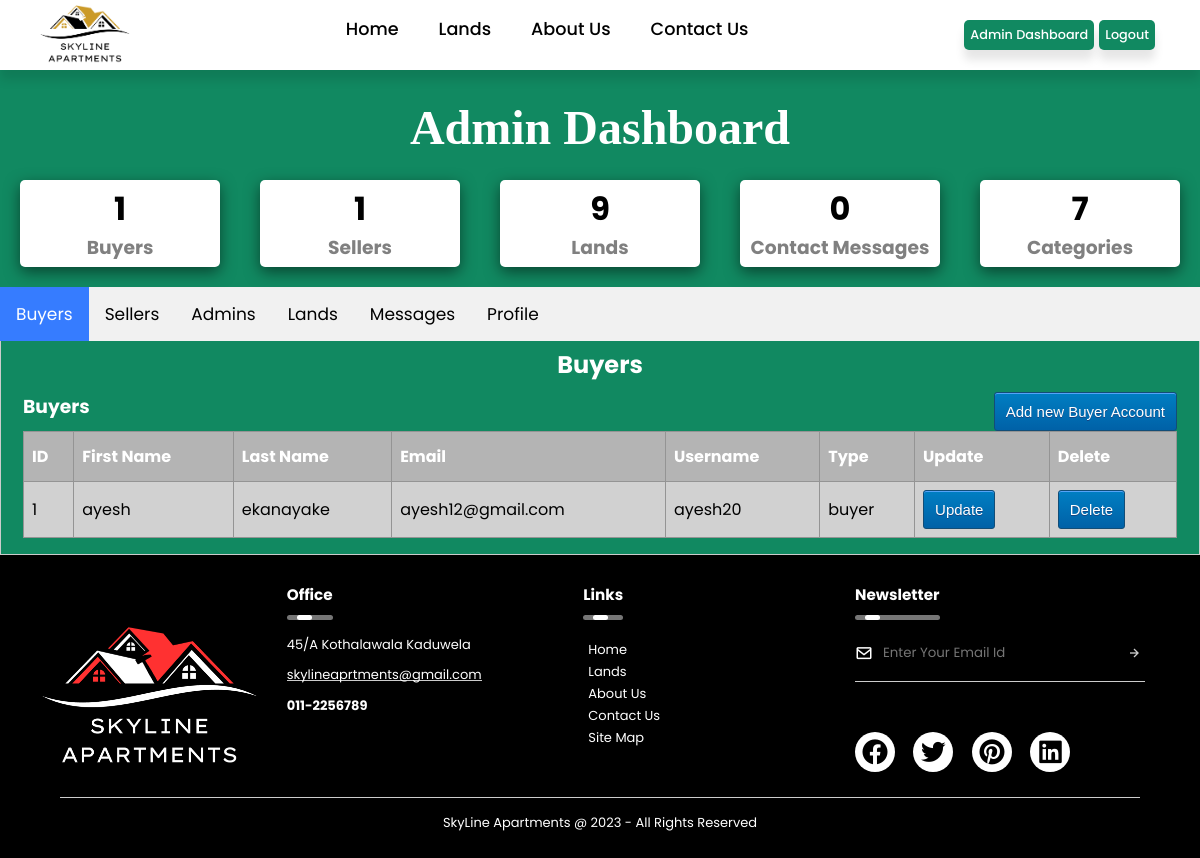
/adminDashboard.php (signed in), run on the app's committed database.
### tables this page shows
CREATE TABLE `buyer` (
  `buyerID` int(11) NOT NULL,
  `b_fname` varchar(30) NOT NULL,
  `b_lname` varchar(30) NOT NULL,
  `b_dob` date DEFAULT NULL,
  `b_username` varchar(30) NOT NULL,
  `b_imgLoc` varchar(300) DEFAULT NULL,
  `role` varchar(10) NOT NULL,
  `b_password` varchar(256) NOT NULL,
  `b_email` varchar(30) NOT NULL
);

### adminDashboard.php (the view, shortened to what this page needs)
<?php
    $title = 'Admin Dashboard'; include_once("header.php");
?>
<link rel="stylesheet" href="./css/adminDashboard.css">
<section class='statics'>
    <h1 class="main_title">Admin Dashboard</h1><br>
    <?php
        $result = mysqli_query($conn, "SELECT COUNT(*) FROM seller");
        $sellerCount = mysqli_fetch_array($result);
        $result = mysqli_query($conn, "SELECT COUNT(*) FROM buyer");
        $buyerCount = mysqli_fetch_array($result);
        $result = mysqli_query($conn, "SELECT COUNT(*) FROM land");
        $landCount = mysqli_fetch_array($result);
        $result = mysqli_query($conn, "SELECT COUNT(*) FROM contactus");
        $messageCount = mysqli_fetch_array($result);
        echo "<div class='stat__container'>
                <div class='stat__box'>
                    <h1>". $buyerCount[0] ."</h1>
                    <h3>Buyers</h3>
                </div>
                <div class='stat__box'>
                    <h1>". $sellerCount[0] ."</h1>
                    <h3>Sellers</h3>
                </div>
                <div class='stat__box'>
                    <h1>". $landCount[0] ."</h1>
                    <h3>Lands</h3>
                </div>
                <div class='stat__box'>
                    <h1>". $messageCount[0] ."</h1>
                    <h3>Contact Messages</h3>
                </div>
                <div class='stat__box'>
                    <h1>". 7 ."</h1>
                    <h3>Categories</h3>
                </div>
            </div>
            ";
    ?>
</section>
<section class="tabSystem">
    <div class="tab">
        <button class="tablinks" onclick="openTab(event, 'Buyers')" id="defaultOpen">Buyers</button>
        <button class="tablinks" onclick="openTab(event, 'Sellers')">Sellers</button>
        <button class="tablinks" onclick="openTab(event, 'Admins')">Admins</button>
        <button class="tablinks" onclick="openTab(event, 'Lands')">Lands</button>
        <button class="tablinks" onclick="openTab(event, 'Messages')">Messages</button>
        <button class="tablinks" onclick="openTab(event, 'Profile')">Profile</button>
    </div>
    <div id="Buyers" class="tabcontent">
        <h2 class="tabTitle">Buyers</h2>
        <section class="users">
            <div class="user__table">
                <div class="user__tableHeader">
                <h3>Buyers</h3>
                    <div class="">
                        <a class="nav_add" href="./addUser.php?role=buyer">Add new Buyer Account</a>
                    </div>
                </div>
                <table id="users">
                    <tr>
                        <th>ID</th>
                        <th>First Name</th>
                        <th>Last Name</th>
                        <th>Email</th>
                        <th>Username</th>
                        <th>Type</th>
                        <th>Update</th>
                        <th>Delete</th>
                    </tr>
                    <?php
                        $sql = "SELECT * from buyer";
                        $result = $conn->query($sql);
                        if ($result->num_rows > 0) {
                            while ($row = $result->fetch_assoc()) {
                            echo "
                            <form action='./admin/deleteOrUpdateUser.php' method='post'>
                                <tr>
                                <td>".$row['buyerID']."</td>
                                <td>".$row['b_fname']."</td>
                                <td>".$row['b_lname']."</td>
                                <td>".$row['b_email']."</td>
                                <td>".$row['b_username']."</td>
                                <td>".$row['role']."</td>
                                <td>
                                    <button type='submit' name='update'>Update</button>
                                    <input hidden value=". $row['buyerID'] ." required type='text' name='id'>
                                    <input hidden value=". $row['role'] ." required type='text' name='role'>
                                </td>
                                <td>
                                <button type='submit' name='delete' onclick='return checkdelete()'>Delete</button>
                                <input hidden value=". $row['buyerID'] ." required type='text' name='id'>
                                <input hidden value=". $row['role'] ." required type='text' name='role'>
                                </td>
                                </tr>
                            </form>";
                            }
                        }
                        else {
                            echo "0 results";
                        }
                    ?>
                </table>
            </div>
        </section>
    </div>
</section>
<?php include("footer.php"); ?>

### css/header.css (style rules this page uses)
* { margin: 0; padding: 0; box-sizing: border-box; font-family: 'Poppins', sans-serif; scroll-behavior: smooth; list-style: none; text-decoration: none; }
body { background-color: #ffffff; }

### css/adminDashboard.css (style rules this page uses)
body { background-color: #118961; }
.nav_add { box-shadow:inset 0px 1px 0px 0px #54a3f7; background:linear-gradient(to bottom, #007dc1 5%, #0061a7 100%); background-color:#007dc1; border-radius:3px; border:1px solid #124d77; display:inline-block; cursor:pointer; color:#ffffff; font-family:Arial; font-size:15px; padding:10px 11px; text-decoration:none; text-shadow:0px 1px 0px #154682; }
.main_title { text-align: center; font-family: Cambria, Cochin, Georgia, Times, 'Times New Roman', serif; font-size: xxx-large; color: white }
.statics { position: relative; padding-top: 100px; }
.stat__container { display: flex; flex-direction: row; justify-content: space-around; margin-bottom: 20px; }
.stat__box { width: 200px; padding: 5px 5px; border-radius: 5px; background-color: rgb(255, 255, 255); box-shadow: 0 5px 15px rgba(0, 0, 0, 0.5); }
.stat__box h3 { text-align: center; color: rgb(128, 128, 128); }
.stat__box h1 { margin: 0px; font-size: xx-large; text-align: center; color: rgb(0, 0, 0); }
.tabSystem { margin-top: 5px; }
.tabTitle { margin-top: 0px; text-align: center; color: white; }
body { font-family: Arial; }
.tab { overflow: hidden; background-color: #f1f1f1; }
.tab button { background-color: inherit; float: left; border: none; outline: none; cursor: pointer; padding: 14px 16px; transition: 0.3s; font-size: 17px; }
.tab button.active { color: white; background-color: rgb(54, 124, 255); }
.tabcontent { display: none; padding: 6px 12px; border: 1px solid #ccc; border-top: none; }
.tabcontent button { box-shadow:inset 0px 1px 0px 0px #54a3f7; background:linear-gradient(to bottom, #007dc1 5%, #0061a7 100%); background-color:#007dc1; border-radius:3px; border:1px solid #124d77; display:inline-block; cursor:pointer; color:#ffffff; font-family:Arial; font-size:15px; padding:10px 11px; text-decoration:none; text-shadow:0px 1px 0px #154682; }
.user__table { margin: 10px; }
.user__table h3 { color: white; }
.user__tableHeader { display: flex; flex-direction: row; justify-content: space-between; }
#users { font-family: Arial, Helvetica, sans-serif; border-collapse: collapse; width: 100%; background-color: #d1d1d1; }
#users td, #users th { border: 1px solid #949494; padding: 8px; }
#users th { padding-top: 12px; padding-bottom: 12px; text-align: left; background-color: #b4b4b4; color: white; }
#users button { background-color: #f2f2f2; }

### css/footer.css (style rules this page uses)
* { margin: 0; padding: 0; box-sizing: border-box; font-family: 'Poppins', sans-serif; scroll-behavior: smooth; list-style: none; text-decoration: none; }

### data on the page
buyer: buyerID "1", b_fname "ayesh", b_lname "ekanayake", b_email "ayesh12@gmail.com", b_username "ayesh20", role "buyer"

### other printed values
$buyerCount[0] "1"
$sellerCount[0] "1"
$landCount[0] "9"
$messageCount[0] "0"
